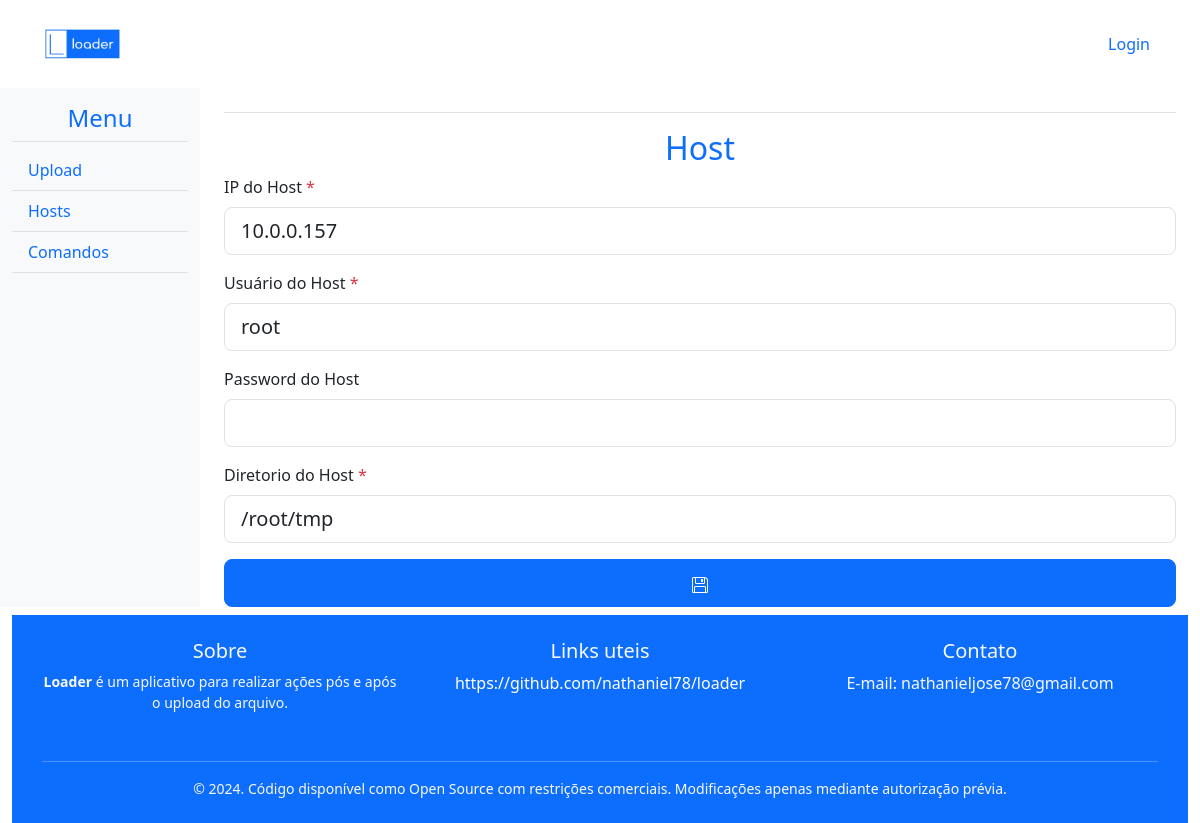
The app's page /host/update/6/ with its own data.
### app/models.py (models this page shows, shortened)
class Host(models.Model):
    host_ip = models.GenericIPAddressField(blank=False, null=False)
    host_user = models.CharField(max_length=50, blank=False, null=False)
    host_password = models.CharField(max_length=200, blank=True, null=True)
    host_dir = models.CharField(max_length=255, blank=False, null=False)
    date_create = models.DateTimeField(auto_now_add=True, editable=False)
    date_update = models.DateTimeField(auto_now=True)

### app/views.py (the view, shortened to what this page needs)
# urls.py: path('host/update/<int:id>/', HostUpdateView.as_view(), name='host_update'),
class HostUpdateView(View):
    def get(self, request, id):
        instancia = get_object_or_404(Host, id=id)
        form = HostForm(instance=instancia)
        return render(request, 'pages/host_form.html', {'form': form, 'instancia': instancia})

### app/forms.py
class HostForm(forms.ModelForm):
    class Meta:
        model = Host
        fields = ['host_ip', 'host_user', 'host_password', 'host_dir']

### app/templates/pages/host_form.html (shortened to what this page needs)
{% extends 'fragments/base.html' %}
{% load widget_tweaks %}
{% load static %}
{% block content %}
  <h2 class="text-center text-primary">Host</h2>
  <form action="" method="post">
    <div class="custom-file mb-3">
      {% if form.host_ip.field.required %}
          <label for="host_ip" class="form-label">IP do Host <span class="text-danger">*</span></label>
      {% else %}
          <label for="host_ip" class="form-label">IP do Host</label>
      {% endif %}
      {{ form.host_ip|attr:"class:form-control form-control-lg"|attr:"placeholder:IP do host ou hostname"|attr:"id:host_ip"|attr:"name:host_ip" }}
    </div>
    <div class="custom-file mb-3">
      {% if form.host_user.field.required %}
          <label for="host_ip" class="form-label">Usuário do Host <span class="text-danger">*</span></label>
      {% else %}
          <label for="host_ip" class="form-label">Usuário do Host</label>
      {% endif %}
      {{ form.host_user|attr:"class:form-control form-control-lg"|attr:"placeholder:Usuário, exemplo, root ou admin"|attr:"id:host_user"|attr:"name:host_user" }}
    </div>
    <div class="custom-file mb-3">
      {% if form.host_password.field.required %}
          <label for="host_password" class="form-label">Password do Host <span class="text-danger">*</span></label>
      {% else %}
          <label for="host_password" class="form-label">Password do Host</label>
      {% endif %}
      <input type="password" class="form-control form-control-lg" id="password" name="password">
    </div>
    <div class="custom-file mb-3">
      {% if form.host_dir.field.required %}
          <label for="host_dir" class="form-label">Diretorio do Host <span class="text-danger">*</span></label>
      {% else %}
          <label for="host_dir" class="form-label">Diretorio do Host</label>
      {% endif %}
      {{ form.host_dir|attr:"class:form-control form-control-lg"|attr:"placeholder:Caminho absoluto do diretório onde ficará temporariamente o arquivo exemplo, /temp/arquivo/"|attr:"id:host_dir"|attr:"name:host_dir" }}
    </div>
    <button type="submit" class="btn btn-primary btn-lg btn-block w-100">
    </button>
  </form>
{% endblock %}

### app/static/css/style.css (style rules this page uses)
html, body { height: 100%; margin: 0; display: flex; flex-direction: column; }

### records on screen
Host: host_ip "10.0.0.157", host_user "root", host_dir "/root/tmp"
